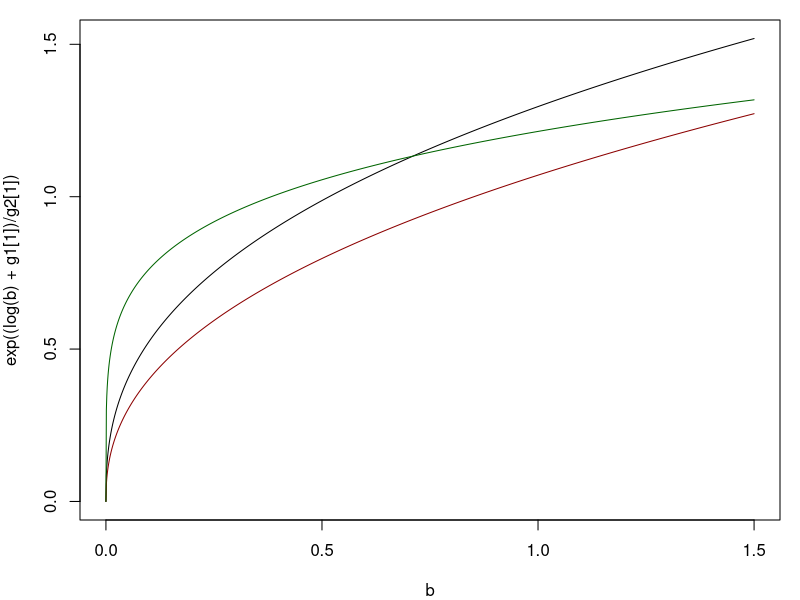

Reproduce this figure in R.
# 
# 
b <- c(seq(0,20,0.05),seq(20,500,1))
b <- c(seq(0,1.5,0.001))
par(mar=c(4,4,1,1))


b1 <- c( 1.295720, 1.2, 1. )
b2 <- c( 0.392157, 0.45, 0.3 )


# plot(  b, b1[1]*b^b2[1],type="l")
# lines( b, b1[2]*b^b2[2],col="darkred")
# lines( b, b1[3]*b^b2[3],col="darkgreen")


g1 <- c( 0.6604492, 0.1604492, 0.9604492 )
g2 <- c( 2.5499324, 2.3499324, 4.9499324 )


plot(  b, exp( (log(b)+g1[1])/g2[1] ), col="black", type="l")
lines( b, exp( (log(b)+g1[2])/g2[2] ), col="darkred")
lines( b, exp( (log(b)+g1[3])/g2[3] ), col="darkgreen")


# 0.6604492 2.5499324
# 
# p <- c( 3.5413, 3.5337 )
# yy <- b1[1]*b^b2[1]
# 
# f <- function(p)
# {
# 	y <- exp( (log(b)+p[1])/p[2] )
# 	return( sum((y-yy)^2) )
# }
# 
# optim(p,f)


# grasse
# 
# b1 <- c(3.5)
# b2 <- c(0.5)
# 
# 
# p <- c( 3.5, 0.5 )
# yy <- b1[1]*b^b2[1]
# 
# f <- function(p)
# {
# 	y <- exp( (log(b)+p[1])/p[2] )
# 	return( sum((y-yy)^2) )
# }
# 
# optim(p,f)
# 
# g1 <- c( 2.505441 )
# g2 <- c( 1.999963 )
# 
# plot(  b, b1[1]*b^b2[1],type="l")
# lines( b, exp( (log(b)+2.505441)/1.999963 ), col="darkgreen")
# 










